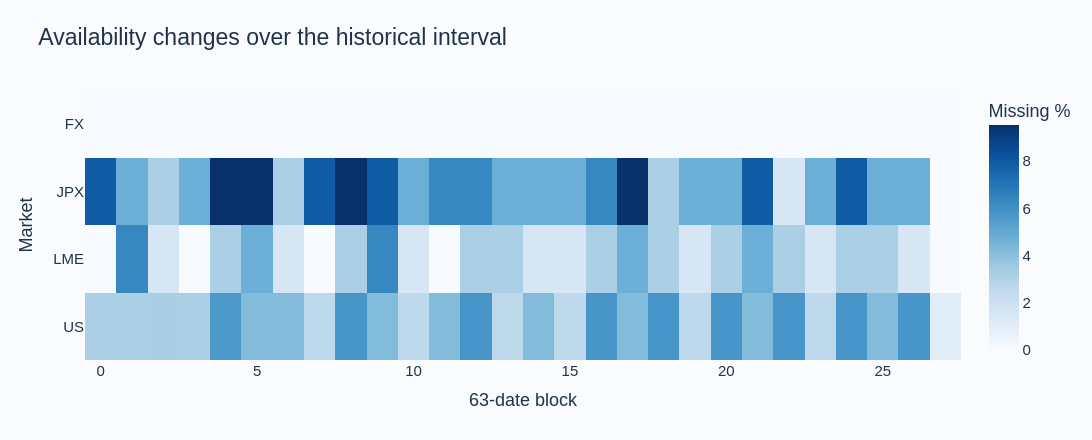

The notebook cell saved with this chart:
### Code cell
availability = []
for origin in sorted(origins.Market):
    cols = [c for c in x.columns if c.startswith(origin + "_")]
    daily_missing = x[cols].isna().mean(axis=1)
    by_block = daily_missing.groupby(np.arange(len(x)) // 63).mean().mul(100)
    availability.extend({"Market": origin, "63-date block": int(i), "Missing percent": float(v)} for i, v in by_block.items())
matrix = pd.DataFrame(availability).pivot(index="Market", columns="63-date block", values="Missing percent")
fig = px.imshow(matrix, color_continuous_scale="Blues", aspect="auto", title="Availability changes over the historical interval", labels={"color": "Missing %"})
show_figure(fig, root, "availability_over_time", 440)

### Figure 1 — Plotly figure (JSON) as saved in the notebook; plotly's stock layout.template omitted (floating-point values rounded to 4 significant figures)
{"data": [{"coloraxis": "coloraxis", "hovertemplate": "63-date block: %{x}<br>Market: %{y}<br>Missing %: %{z}<extra></extra>", "name": "0", "type": "heatmap", "x": [0, 1, 2, 3, 4, 5, 6, 7, 8, 9, 10, 11, 12, 13, 14, 15, 16, 17, 18, 19, 20, 21, 22, 23, 24, 25, 26, 27], "xaxis": "x", "y": ["FX", "JPX", "LME", "US"], "yaxis": "y", "z": [[0.0, 0.0, 0.0, 0.0, 0.0, 0.0, 0.0, 0.0, 0.0, 0.0, 0.0, 0.0, 0.0, 0.0, 0.0, 0.0, 0.0, 0.0, 0.0, 0.0, 0.0, 0.0, 0.0, 0.0, 0.0, 0.0, 0.0, 0.0], [7.937, 4.762, 3.175, 4.762, 9.524, 9.524, 3.175, 7.937, 9.524, 7.937, 4.762, 6.349, 6.349, 4.762, 4.762, 4.762, 6.349, 9.524, 3.175, 4.762, 4.762, 7.937, 1.587, 4.762, 7.937, 4.762, 4.762, 0.0], [0.0, 6.349, 1.587, 0.0, 3.175, 4.762, 1.587, 0.0, 3.175, 6.349, 1.587, 0.0, 3.175, 3.175, 1.587, 1.587, 3.175, 4.762, 3.175, 1.587, 3.175, 4.762, 3.175, 1.587, 3.175, 3.175, 1.587, 0.0], [3.175, 3.175, 3.208, 3.175, 5.664, 4.194, 4.194, 2.623, 5.764, 4.194, 2.623, 4.194, 5.764, 2.623, 4.194, 2.623, 5.781, 4.194, 5.764, 2.623, 5.764, 4.194, 5.764, 2.623, 5.764, 4.194, 5.764, 1.053]]}], "layout": {"coloraxis": {"autocolorscale": false, "colorbar": {"title": {"text": "Missing %"}}, "colorscale": [[0.0, "rgb(247,251,255)"], [0.125, "rgb(222,235,247)"], [0.25, "rgb(198,219,239)"], [0.375, "rgb(158,202,225)"], [0.5, "rgb(107,174,214)"], [0.625, "rgb(66,146,198)"], [0.75, "rgb(33,113,181)"], [0.875, "rgb(8,81,156)"], [1.0, "rgb(8,48,107)"]]}, "colorway": ["#1F6C99", "#27A394", "#EDAF43", "#D76C64", "#8070A6"], "font": {"color": "#20334D", "family": "Arial", "size": 15}, "height": 440, "margin": {"b": 80, "l": 85, "r": 45, "t": 90}, "paper_bgcolor": "#FAFBFD", "plot_bgcolor": "#FAFBFD", "title": {"font": {"size": 23}, "text": "Availability changes over the historical interval", "x": 0.035}, "width": 1120, "xaxis": {"anchor": "y", "domain": [0.0, 1.0], "showgrid": false, "title": {"text": "63-date block"}, "zeroline": false}, "yaxis": {"anchor": "x", "autorange": "reversed", "domain": [0.0, 1.0], "gridcolor": "#E3E9F0", "title": {"text": "Market"}, "zerolinecolor": "#9EAFBF"}}}
